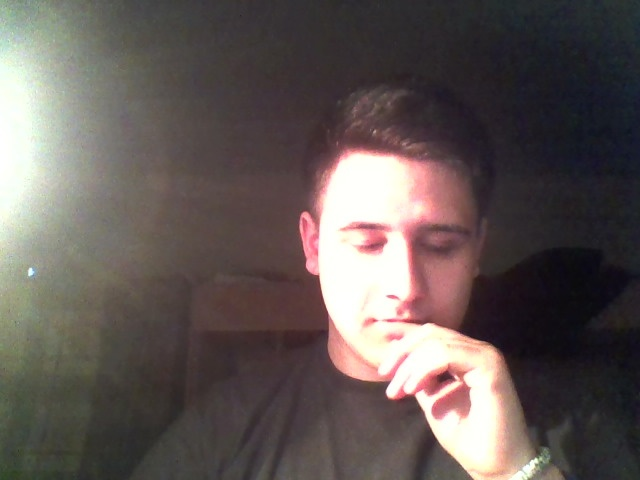
//> input picture src/playground/Image0.jpg, 640 x 480 px
$ ./threahold   (built with g++ and OpenCV 4)
//> lines starting //> are read from the running program, lines starting //| are printed output that depends on the picture; after the words box and inside, x2 and y2 are one past the last pixel; in counts of white or black regions, pixels touching at a corner belong together
//
// пример порогового преобразования
// cvThreshold() и cvAdaptiveThreshold()
//

#include <cv.h>
#include <highgui.h>
#include <stdlib.h>
#include <stdio.h>

int main(int argc, char* argv[])
{
    IplImage *src=0, *dst=0, *dst2=0;

    // имя картинки задаётся первым параметром
    char* filename = (char *)(argc >= 2 ? argv[1] : "Image0.jpg");
    // получаем картинку
    src = cvLoadImage(filename, 0);
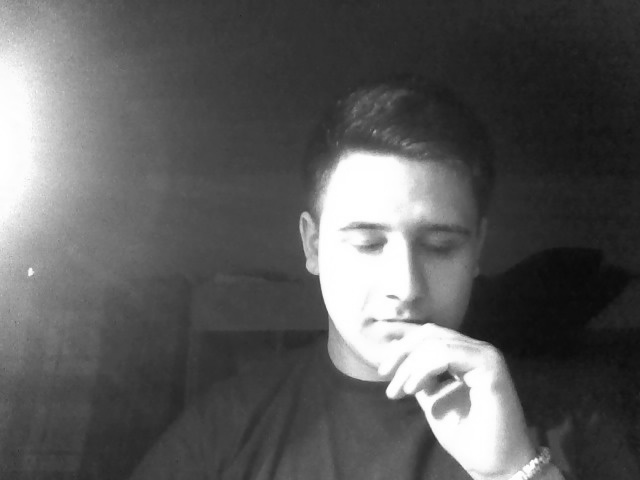
//> src: 480 rows x 640 cols, CV_8UC1; min 9, max 255, mean 90.6

    printf("[i] image: %s\n", filename);
    assert( src != 0 );

    // покажем изображение
    cvNamedWindow( "original", 1 );
    cvShowImage( "original", src );

    dst = cvCreateImage( cvSize(src->width, src->height), IPL_DEPTH_8U, 1);
    dst2 = cvCreateImage( cvSize(src->width, src->height), IPL_DEPTH_8U, 1);

    cvThreshold(src, dst, 50, 250, CV_THRESH_BINARY);
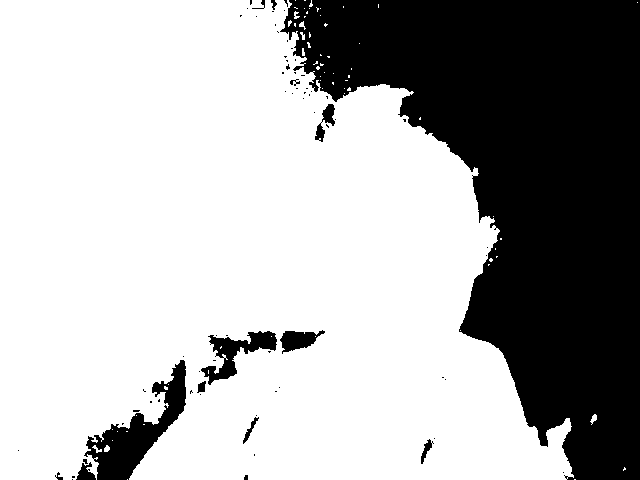
//> dst: 480 rows x 640 cols, CV_8UC1; values 0 (black) and 250 (white), 68.3% white; 72 black regions (59 under 20 px), largest, box (x1, y1, x2, y2) and area: (280, 0, 640, 480) 89952, (84, 360, 186, 480) 4082, (201, 331, 277, 385) 1483
    cvAdaptiveThreshold(src, dst2, 250, CV_ADAPTIVE_THRESH_GAUSSIAN_C, CV_THRESH_BINARY, 7, 1);
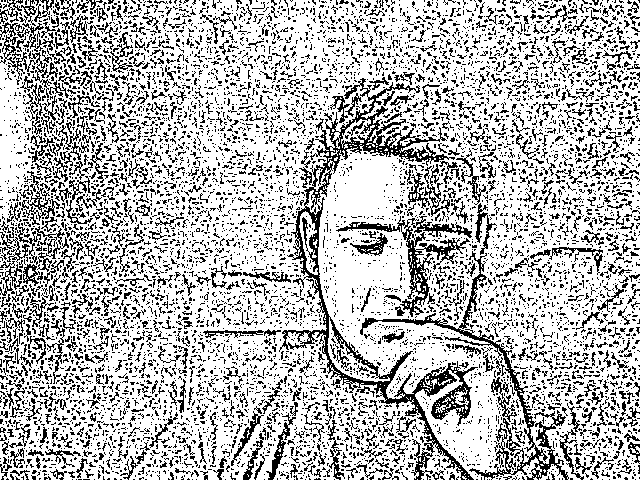
//> dst2: 480 rows x 640 cols, CV_8UC1; values 0 (black) and 250 (white), 72.8% white; black in thin lines or dots

    // показываем результаты
    cvNamedWindow( "cvThreshold", 1 );
    cvShowImage( "cvThreshold", dst);
    cvNamedWindow( "cvAdaptiveThreshold", 1 );
    cvShowImage( "cvAdaptiveThreshold", dst2);

    // ждём нажатия клавиши
    cvWaitKey(0);

    // освобождаем ресурсы
    cvReleaseImage(&src);
    cvReleaseImage(&dst);
    cvReleaseImage(&dst2);
    // удаляем окна
    cvDestroyAllWindows();
    return 0;
}
